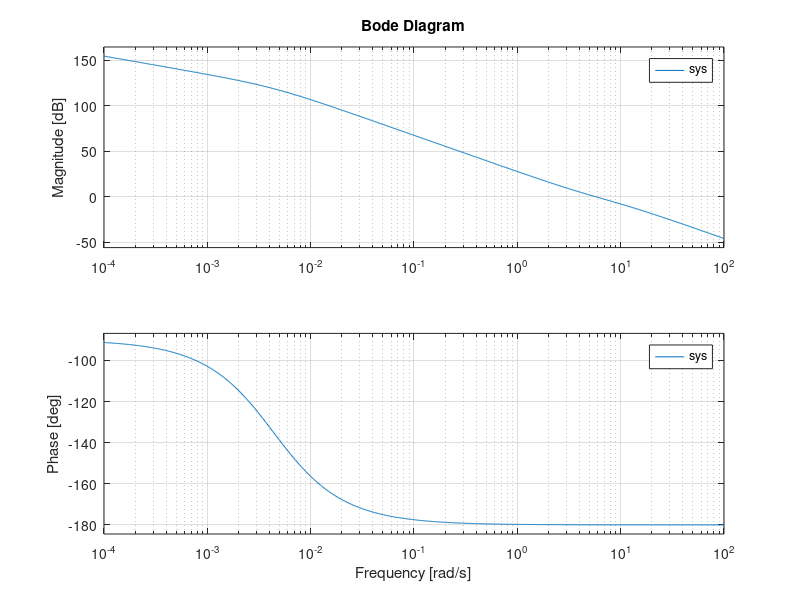

Write MATLAB code to recreate this figure.
clc
clear all

A =[0	0	0	1/2*sqrt(1/6*(3+sqrt(3)))	0	-(1/12)*sqrt(9-3*sqrt(3));
    0	0	0	0	1/2*sqrt(1/6*(3+sqrt(3))) -(1/12)*sqrt(9-3*sqrt(3));
    0	0	0	1/12*sqrt(9-3*sqrt(3))	1/12*sqrt(9-3*sqrt(3))	1/2*sqrt(1/6*(3+sqrt(3)));
    110.967	-41.5293	-25.4161	-0.00231609	-0.00102564	-0.00102564;
    -41.5293	110.967	-25.4161	-0.00102564	-0.00231609	-0.00102564;
    -69.4381	-69.4381	50.8322	-0.00102564	-0.00102564	-0.00231609];

B = [0.	0.	0.;
0.	0.	0.;
0.	0.	0.;
136.24	60.3319	60.3319;
60.3319	136.24	60.3319;
60.3319	60.3319	103.332];
C = eye(6);
D = zeros(6,3);
sys1 = ss(A,B,C,D);
a = tf(sys1);


% num = {50*[1 0.00419451 -99.9172 -0.238203 2180.6];
sys = tf(50*[1 0.00419451 -99.9172 -0.238203 2180.6],[1 +0.00694826 -135.428 -0.766229 4585.21 20.0253 0])
bode(sys)







